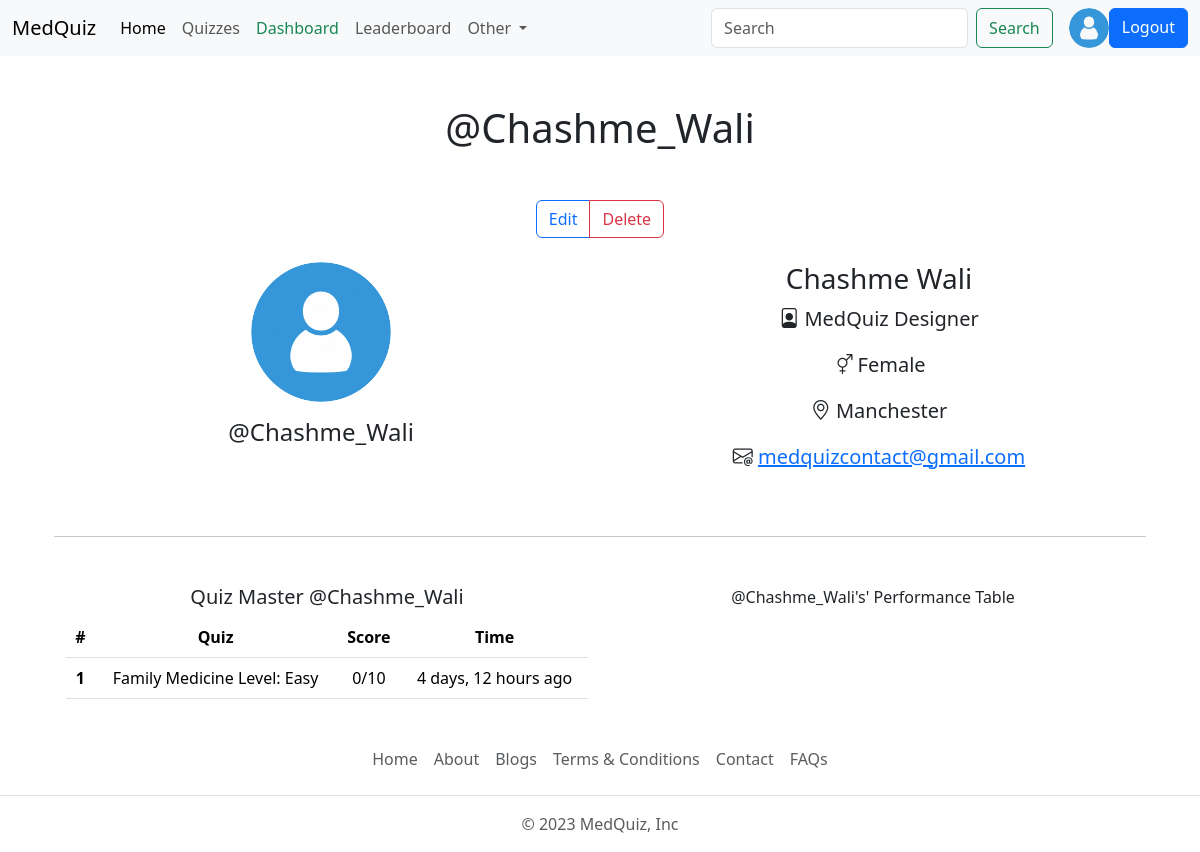
/user/profile/Chashme_Wali (signed in), run on an earlier commit of the app's database.
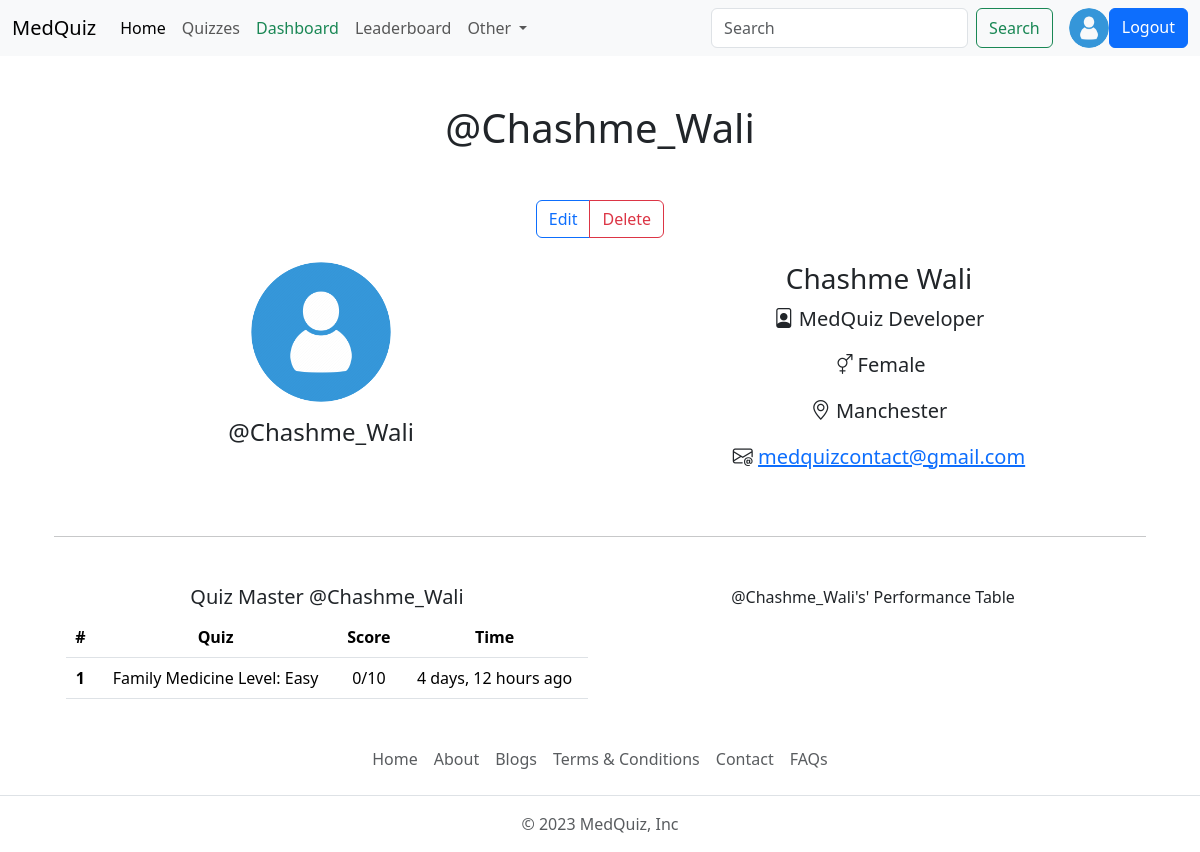
And on a later commit of the database.
### account/models.py (models this page shows, shortened)
class Profile(models.Model):
    user =  models.OneToOneField(User, on_delete=models.CASCADE, null=True) #verbose_collumn
    bio = models.TextField(blank=True, null=True)
    profile_images = models.ImageField(upload_to='profile_images/', default='usericon.png', blank=True, null=True, verbose_name='Profile Picture')
    location = models.CharField(max_length=110, blank=True, null=True)
    GENDER = (
        ('Male', 'Male'),
        ('Female', 'Female'),
        ('Other', 'Other'),
    )
    gender = models.CharField(max_length=6,choices=GENDER, blank=True, null=True)

### account/views.py (the view)
# urls.py: path('profile/<str:username>', views.profile, name='profile'),
@login_required(login_url='login')
def profile(request, username):
    user_object2 = User.objects.get(username=username)
    user_profile2 = Profile.objects.get(user=user_object2)
    user_object = User.objects.get(username=request.user)
    user_profile = Profile.objects.get(user=user_object)
    submissions = QuizSubmission.objects.filter(user=user_object2)
    context = {"user_profile": user_profile, "user_profile2": user_profile2,  "submissions":submissions}
    return render(request, "profile.html", context)

### templates/profile.html (shortened to what this page needs)
{% extends 'index.html' %}
{% block content %}
      <h1 class="diplay-2 text-center my-5">@{{user_profile2.user.username}}</h1>
      <div class="container text-center">
        {% if request.user.username == user_profile2.user.username %}
        <div class="btn-group" role="group" aria-label="Basic mixed styles example">
            <a href="{% url 'edit_profile' %}" type="button" class="btn btn-outline-primary">Edit</a>
            <a href="{% url 'delete_profile' %}" type="button" class="btn btn-outline-danger">Delete</a>
        </div>
        {% endif %}
          <div class="container text-center my-4">
            <div class="row row-cols-sm-1 row-cols-md-2">
              <div class="col-12">
                <img src="{{user_profile.profile_images.url}}" class="rounded-circle user-profile" width="140" height="140">
                <h2 class="fs-4 my-3">@{{user_profile2.user.username}}</h2>
              </div>
              <div class="col">
                <h2 class="fs-3">{{user_profile2.user.first_name|default:'Full Name Not Available'}} {{user_profile2.user.last_name}}</h2>
                <p class="fs-5"><i class="bi bi-file-person"></i> {{user_profile2.bio|default:'Profession Not Available'}}</p>
                <p class="fs-5"><i class="bi bi-gender-ambiguous"></i> {{user_profile2.gender|default:'Gender Not Available'}}</p>
                <p class="fs-5"><i class="bi bi-geo-alt"></i> {{user_profile2.location|default:'Location Not Available'}}</p>
                {% if request.user.is_superuser %}
                <p class="fs-5"><i class="bi bi-envelope-at"></i> <a href="mailto:{{user_profile2.user.email}}"> {{user_profile2.user.email|default:'Email Not Available'}}</a></p>
                {% endif %}
              </div>
            </div>
           <hr class="my-5">
           <div class="container">
            <div class="row row-cols-md-1 row-cols-lg-2">
                <div class="col-12">
                    <h3 class="fs-5">Quiz Master @{{user_profile2.user.username}}</h3>
                    <table class="table">
                        <thead>
                          <tr>
                            <th scope="col">#</th>
                            <th scope="col">Quiz</th>
                            <th scope="col">Score</th>
                            <th scope="col">Time</th>
                          </tr>
                        </thead>
                        <tbody>
                          {% for submission in submissions %}
                          <tr>
                            <th scope="row">{{forloop.counter}}</th>
                            <td title="{{submission.quiz.title}}">{{submission.quiz.title|truncatewords:6}}</td>
                            <td>{{submission.score}}/{{submission.quiz.question_set.all|length}}</td>
                            <td>{{submission.submitted_at|timesince}} ago</td>
                          </tr>
                          {% endfor %}
                        </tbody>
                      </table>
                </div>
                <div class="col-12">
               @{{user_profile2.user.username}}'s' Performance Table
                </div>
              </div>
           </div>
     </div>
{% endblock content %}

### templates/components/navbar.html (shortened to what this page needs)
    <nav class="navbar navbar-expand-lg bg-body-tertiary d-none d-lg-block">
        <div class="container-fluid">
          <a class="navbar-brand" href="{% url 'home' %}">MedQuiz</a>
          <div class="collapse navbar-collapse" id="navbarSupportedContent">
            <ul class="navbar-nav me-auto mb-2 mb-lg-0">
              <li class="nav-item">
                <a class="nav-link active" aria-current="page" href="{% url 'home' %}">Home</a>
              </li>
              <li class="nav-item">
                <a class="nav-link" href="{% url 'all_quiz' %}">Quizzes</a>
              </li>
              {% if request.user.is_superuser %}
              <li class="nav-item">
                  <a class="nav-link text-success" href="{% url 'dashboard' %}">Dashboard</a>
              </li>
              {% endif %}
              <li class="nav-item">
                <a class="nav-link" href="{% url 'leaderboard' %}">Leaderboard</a>
              </li>
              <li class="nav-item dropdown">
                <a class="nav-link dropdown-toggle" href="#" role="button" data-bs-toggle="dropdown" aria-expanded="false">
                  Other
                </a>
              </li>
            </ul>
            <form class="d-flex" role="search" action="{% url 'search_users' %}">
              <input class="form-control me-2" type="search" name="q" placeholder="Search" aria-label="Search">
              <button class="btn btn-outline-success" type="submit">Search</button>
              {% if request.user.is_authenticated %}
                <img src="{{user_profile.profile_images.url}}" class="rounded-circle" width="40" height="40" alt="profile_images">
              <a href="{% url 'logout' %}" class="btn btn-primary">Logout</a>
              {% else %}
              <a href="{% url 'login' %}" class="btn btn-primary">Login</a>
              {% endif %}
            </form>
          </div>
        </div>
      </nav>

What changed in the data, as far as the page shows it:
changed Profile "Female": bio "MedQuiz Designer" → "MedQuiz Developer"
